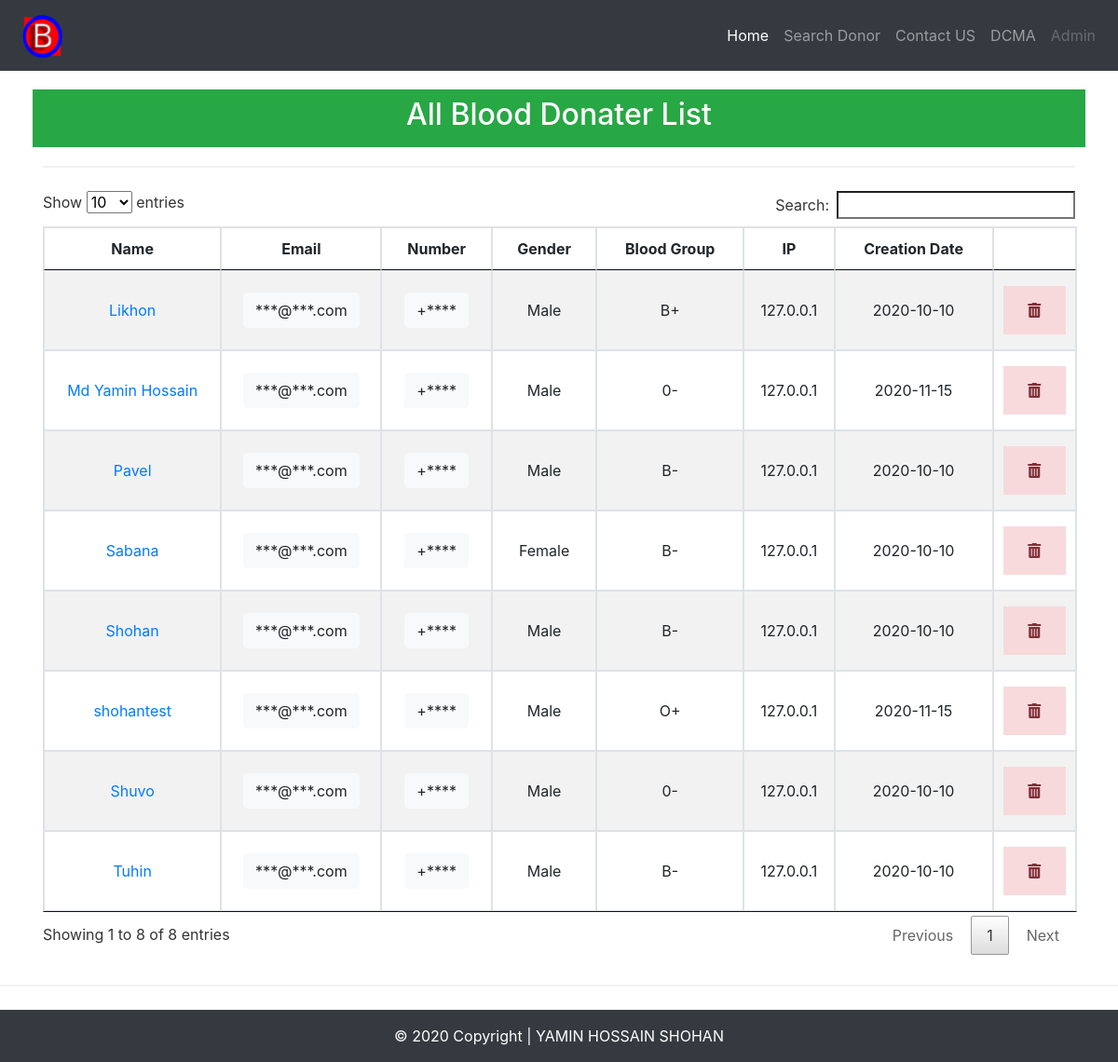
The page /all (signed in) on the database its author committed.
### tables this page shows
CREATE TABLE users (id INTEGER PRIMARY KEY AUTOINCREMENT, name TEXT, email TEXT, number TEXT, blood_group TEXT, age TEXT, donar_type TEXT, gender TEXT, street TEXT, area TEXT, city TEXT, district TEXT, date TEXT, ip TEXT, status INT);

### app.py (the view)
@app.route('/all',methods=['GET', 'POST'])
def all_users():
 if request.method == "GET":
    with sqlite3.connect("needyamin.db") as con:
        try:
            con.row_factory = sqlite3.Row
            cur = con.cursor()
            cur.execute("select * from users")
            rows = cur.fetchall()
            session["user"]
            username = session["user"]
            if len(username)>0:
                return render_template("all.html",rows = rows)
        except:
                    return redirect("login")

### templates/all.html (shortened to what this page needs)
{% extends "base.html" %}
{% block content %}
<link rel="stylesheet" href="{{ url_for('static',filename='stylesheet/style.css')}}">
<div class="container">
  <div class="row">
    <div class="col">
<div class="container p-1">
<div class="row justify-content-center p-2 bg-success text-white">
    <h2>All Blood Donater List</h2></div> </div>
      <hr>
<table id="needyamin_data" class="table-sm table-striped table-bordered" style="text-align: center;">
        <thead>
            <tr>
                <th>Name</th>
                <th>Email</th>
                <th>Number</th>
                <th>Gender</th>
                <th>Blood Group</th>
                <th>IP</th>
                <th>Creation Date</th>
                <th> </th>
            </tr>
        </thead>
        <tbody>
         {% for row in rows %}
              <tr>
                <td><a href="/user/{{row['id']}}">{{row["name"]}}</a></td>
                <td>
                  <div class="btn btn-light" data-toggle="collapse" data-target="#email{{row['id']}}" title="Click for View Email">***@***.com</div>
                </td>
                <td>
 <div class="btn btn-light" data-toggle="collapse" data-target="#phone{{row['id']}}" title="Click for View Number">+****</div>
</td>
                <td>{{row["gender"]}}</td>
                <td> {{row["blood_group"]}}</td>
                <td>{{row["ip"]}} </td>
                <td>{{row["date"]}}</td>
                <td>
      <div class="row">
    <div class="col-sm">
      <form action="pending_del" method="POST">
     <button type="submit" name="submit" value="Delete" class="alert-danger"> <i class="fas fa-trash-alt"></i> </button></form>
    </div>
  </div>
    </td>
            </tr>
           {% endfor %}
        </tbody>
    </table>
    </div> </div></div>
    {% endblock %}

### templates/base.html (shortened to what this page needs)
<!doctype html>
<html lang="en">
  <head>
     <link rel="stylesheet" href="{{ url_for('static',filename='stylesheet/bootstrap.min.css')}}">
    <link rel="stylesheet" href="{{ url_for('static',filename='stylesheet/jquery.dataTables.min.css')}}">
    <link rel="stylesheet" href="https://pro.fontawesome.com/releases/v5.10.0/css/all.css"/>
 <nav class="navbar navbar-expand-lg navbar-dark bg-dark">
  <a class="navbar-brand" href="/"><img src="{{ url_for('static',filename='img/logo.png')}}" style="width: 60px; height: 50px;"></a>
  <div class="collapse navbar-collapse justify-content-end" id="navbarNav">
    <ul class="navbar-nav">
      <li class="nav-item active">
        <a class="nav-link" href="/">Home <span class="sr-only">(current)</span></a>
      </li>
      <li class="nav-item">
        <a class="nav-link" href="/doner">Search Donor</a>
      </li>
           <li class="nav-item">
        <a class="nav-link" href="/contact_us">Contact US</a>
      </li>
      <li class="nav-item">
        <a class="nav-link" href="/dcma">DCMA</a>
      </li>
      <li class="nav-item">
        <a class="nav-link disabled" href="/login">Admin</a>
      </li>
    </ul>
  </div>
</nav>
</head>
<body>
{% block content %}
{% endblock %}
</body>
<hr>
<div class="text-center py-3 text-white bg-dark">© 2020 Copyright | YAMIN HOSSAIN SHOHAN  </div>
</html>

### static/stylesheet/style.css (style rules this page uses)
* { box-sizing: border-box }
button { background-color: #4CAF50; color: white; padding: 14px 20px; margin: 8px 0; border: none; cursor: pointer; width: 100%; opacity: 0.9; }
.container { padding: 16px; text-align: center; }
hr { border: 1px solid #f1f1f1; margin-bottom: 25px; }

### rows shown on the page
users: name "Shohan", gender "Male", blood_group "B-", ip "127.0.0.1", date "2020-10-10"
users: name "Likhon", gender "Male", blood_group "B+", ip "127.0.0.1", date "2020-10-10"
users: name "Tuhin", gender "Male", blood_group "B-", ip "127.0.0.1", date "2020-10-10"
users: name "Pavel", gender "Male", blood_group "B-", ip "127.0.0.1", date "2020-10-10"
users: name "Shuvo", gender "Male", blood_group "0-", ip "127.0.0.1", date "2020-10-10"
users: name "Sabana", gender "Female", blood_group "B-", ip "127.0.0.1", date "2020-10-10"
users: name "Md Yamin Hossain", gender "Male", blood_group "0-", ip "127.0.0.1", date "2020-11-15"
users: name "shohantest", gender "Male", blood_group "O+", ip "127.0.0.1", date "2020-11-15"
